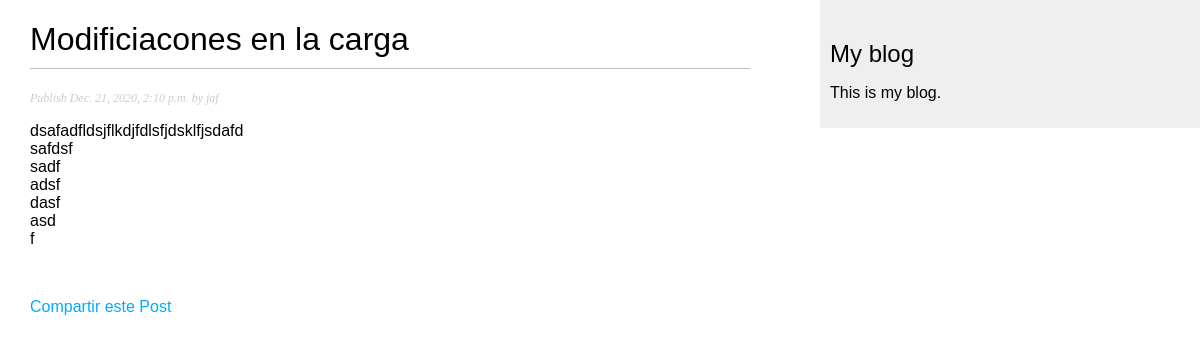
Screenshot of /blog/2020/12/21/modificiacones-en-la-carga/ with the database file from the repository.
### blog/models.py (models this page shows, shortened)
class Post(models.Model):
    STATUS_CHOICE = (
        ('draft', 'Draft'),
        ('published', 'Published')
    )
    title = models.CharField(max_length=250)
    slug = models.SlugField(max_length=250, unique_for_date='publish')
    author = models.ForeignKey(User, on_delete=models.CASCADE, related_name='blog_posts')
    body = models.TextField()
    publish = models.DateTimeField(default=timezone.now)
    created = models.DateTimeField(auto_now_add=True)
    updated = models.DateTimeField(auto_now=True)
    status = models.CharField(max_length=10, choices=STATUS_CHOICE, default='draft')
    class Meta:
        ordering = ('-publish',)

### blog/views.py (the view)
# urls.py: path('<int:year>/<int:month>/<int:day>/<slug:post>/', views.post_detail, name='post_detail'),
def post_detail(request, year, month, day, post):
    post = get_object_or_404(Post, slug=post, status='published',
                             publish__year=year,
                             publish__month=month,
                             publish__day=day)
    return render(request, 'blog/post/detail.html', {'post': post})

### blog/templates/blog/post/detail.html (shortened to what this page needs)
{% extends "blog/base.html" %}
{% block content %}
    <h1>{{ post.title }}</h1>
    <p class="date">
        Publish {{ post.publish }} by {{ post.author }}
    </p>
    {{ post.body|linebreaks }}
    <br>
    <p>
        <a href="{% url "blog:post_share" post.id %}">
            Compartir este Post
        </a>
    </p>
{% endblock %}

### blog/static/css/blog.css (style rules this page uses)
body { margin:0; padding:0; font-family:helvetica, sans-serif; }
a { color:#00abff; text-decoration:none; }
h1 { font-weight:normal; border-bottom:1px solid #bbb; padding:0 0 10px 0; }
p.date { color:#ccc; font-family: georgia, serif; font-size: 12px; font-style: italic; }

### rows the page displays
Post: title "Modificiacones en la carga", publish "Dec. 21, 2020, 2:10 p.m.", author "jaf", body "dsafadfldsjflkdjfdlsfjdsklfjsdafd safdsf sadf adsf dasf asd f"
